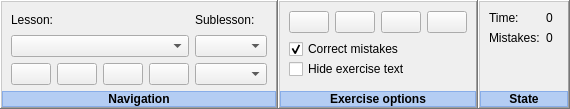
           <widget class="QFrame" name="masterControlFrame">
            <property name="sizePolicy">
             <sizepolicy hsizetype="Preferred" vsizetype="Preferred">
              <horstretch>0</horstretch>
              <verstretch>0</verstretch>
             </sizepolicy>
            </property>
            <property name="frameShape">
             <enum>QFrame::NoFrame</enum>
            </property>
            <property name="frameShadow">
             <enum>QFrame::Plain</enum>
            </property>
            <layout class="QHBoxLayout" name="horizontalLayout_9">
             <property name="spacing">
              <number>0</number>
             </property>
             <property name="leftMargin">
              <number>0</number>
             </property>
             <property name="topMargin">
              <number>0</number>
             </property>
             <property name="rightMargin">
              <number>0</number>
             </property>
             <property name="bottomMargin">
              <number>0</number>
             </property>
             <item>
              <widget class="QFrame" name="navigationFrame">
               <property name="sizePolicy">
                <sizepolicy hsizetype="Maximum" vsizetype="Preferred">
                 <horstretch>0</horstretch>
                 <verstretch>0</verstretch>
                </sizepolicy>
               </property>
               <property name="frameShape">
                <enum>QFrame::WinPanel</enum>
               </property>
               <property name="frameShadow">
                <enum>QFrame::Raised</enum>
               </property>
               <layout class="QGridLayout" name="gridLayout_5">
                <property name="leftMargin">
                 <number>0</number>
                </property>
                <property name="rightMargin">
                 <number>0</number>
                </property>
                <property name="bottomMargin">
                 <number>0</number>
                </property>
                <item row="8" column="0" alignment="Qt::AlignBottom">
                 <widget class="QLabel" name="navigationFrameTitle">
                  <property name="sizePolicy">
                   <sizepolicy hsizetype="Preferred" vsizetype="Fixed">
                    <horstretch>0</horstretch>
                    <verstretch>0</verstretch>
                   </sizepolicy>
                  </property>
                  <property name="font">
                   <font>
                    <weight>75</weight>
                    <bold>true</bold>
                   </font>
                  </property>
                  <property name="styleSheet">
                   <string notr="true">background-color: rgba(0, 100, 255, 0.25);</string>
                  </property>
                  <property name="frameShape">
                   <enum>QFrame::StyledPanel</enum>
                  </property>
                  <property name="frameShadow">
                   <enum>QFrame::Raised</enum>
                  </property>
                  <property name="text">
                   <string>Navigation</string>
                  </property>
                  <property name="alignment">
                   <set>Qt::AlignCenter</set>
                  </property>
                 </widget>
                </item>
                <item row="0" column="0">
                 <widget class="QFrame" name="navigationFrameContents">
                  <property name="sizePolicy">
                   <sizepolicy hsizetype="Preferred" vsizetype="Expanding">
                    <horstretch>0</horstretch>
                    <verstretch>0</verstretch>
                   </sizepolicy>
                  </property>
                  <property name="frameShape">
                   <enum>QFrame::NoFrame</enum>
                  </property>
                  <property name="frameShadow">
                   <enum>QFrame::Plain</enum>
                  </property>
                  <layout class="QGridLayout" name="gridLayout">
                   <property name="topMargin">
                    <number>0</number>
                   </property>
                   <property name="bottomMargin">
                    <number>0</number>
                   </property>
                   <item row="1" column="0">
                    <widget class="QComboBox" name="lessonSelectionList">
                     <property name="sizePolicy">
                      <sizepolicy hsizetype="Minimum" vsizetype="Fixed">
                       <horstretch>0</horstretch>
                       <verstretch>0</verstretch>
                      </sizepolicy>
                     </property>
                     <property name="focusPolicy">
                      <enum>Qt::NoFocus</enum>
                     </property>
                     <property name="sizeAdjustPolicy">
                      <enum>QComboBox::AdjustToContents</enum>
                     </property>
                    </widget>
                   </item>
                   <item row="1" column="1">
                    <widget class="QComboBox" name="sublessonSelectionList">
                     <property name="sizePolicy">
                      <sizepolicy hsizetype="Minimum" vsizetype="Fixed">
                       <horstretch>0</horstretch>
                       <verstretch>0</verstretch>
                      </sizepolicy>
                     </property>
                     <property name="focusPolicy">
                      <enum>Qt::NoFocus</enum>
                     </property>
                     <property name="sizeAdjustPolicy">
                      <enum>QComboBox::AdjustToContents</enum>
                     </property>
                    </widget>
                   </item>
                   <item row="13" column="1">
                    <widget class="QComboBox" name="levelSelectionList">
                     <property name="sizePolicy">
                      <sizepolicy hsizetype="Minimum" vsizetype="Fixed">
                       <horstretch>0</horstretch>
                       <verstretch>0</verstretch>
                      </sizepolicy>
                     </property>
                     <property name="focusPolicy">
                      <enum>Qt::NoFocus</enum>
                     </property>
                     <property name="sizeAdjustPolicy">
                      <enum>QComboBox::AdjustToContents</enum>
                     </property>
                    </widget>
                   </item>
                   <item row="13" column="0">
                    <widget class="QFrame" name="navButtonsFrame">
                     <property name="sizePolicy">
                      <sizepolicy hsizetype="Preferred" vsizetype="Fixed">
                       <horstretch>0</horstretch>
                       <verstretch>0</verstretch>
                      </sizepolicy>
                     </property>
                     <property name="frameShape">
                      <enum>QFrame::NoFrame</enum>
                     </property>
                     <property name="frameShadow">
                      <enum>QFrame::Plain</enum>
                     </property>
                     <layout class="QHBoxLayout" name="horizontalLayout_7">
                      <property name="spacing">
                       <number>6</number>
                      </property>
                      <property name="leftMargin">
                       <number>0</number>
                      </property>
                      <property name="topMargin">
                       <number>0</number>
                      </property>
                      <property name="rightMargin">
                       <number>0</number>
                      </property>
                      <property name="bottomMargin">
                       <number>0</number>
                      </property>
                      <item>
                       <widget class="QPushButton" name="repeatButton">
                        <property name="sizePolicy">
                         <sizepolicy hsizetype="Fixed" vsizetype="Fixed">
                          <horstretch>0</horstretch>
                          <verstretch>0</verstretch>
                         </sizepolicy>
                        </property>
                        <property name="focusPolicy">
                         <enum>Qt::NoFocus</enum>
                        </property>
                        <property name="toolTip">
                         <string>Repeat exercise</string>
                        </property>
                        <property name="whatsThis">
                         <string>Repeat exercise</string>
                        </property>
                        <property name="accessibleDescription">
                         <string/>
                        </property>
                        <property name="text">
                         <string/>
                        </property>
                        <property name="icon">
                         <iconset resource="../res.qrc">
                          <normaloff>:/res/images/repeat.png</normaloff>:/res/images/repeat.png</iconset>
                        </property>
                        <property name="iconSize">
                         <size>
                          <width>36</width>
                          <height>36</height>
                         </size>
                        </property>
                       </widget>
                      </item>
                      <item>
                       <widget class="QPushButton" name="closeCustomExButton">
                        <property name="sizePolicy">
                         <sizepolicy hsizetype="Fixed" vsizetype="Fixed">
                          <horstretch>0</horstretch>
                          <verstretch>0</verstretch>
                         </sizepolicy>
                        </property>
                        <property name="focusPolicy">
                         <enum>Qt::NoFocus</enum>
                        </property>
                        <property name="toolTip">
                         <string>Close loaded exercise</string>
                        </property>
                        <property name="text">
                         <string notr="true"/>
                        </property>
                        <property name="icon">
                         <iconset resource="../res.qrc">
                          <normaloff>:/res/images/closeCustom.png</normaloff>:/res/images/closeCustom.png</iconset>
                        </property>
                        <property name="iconSize">
                         <size>
                          <width>36</width>
                          <height>36</height>
                         </size>
                        </property>
                       </widget>
                      </item>
                      <item>
                       <widget class="QPushButton" name="previousButton">
                        <property name="sizePolicy">
                         <sizepolicy hsizetype="Preferred" vsizetype="Fixed">
                          <horstretch>0</horstretch>
                          <verstretch>0</verstretch>
                         </sizepolicy>
                        </property>
                        <property name="focusPolicy">
                         <enum>Qt::NoFocus</enum>
                        </property>
                        <property name="toolTip">
                         <string>Previous exercise</string>
                        </property>
                        <property name="text">
                         <string/>
                        </property>
                        <property name="icon">
                         <iconset resource="../res.qrc">
                          <normaloff>:/res/images/previous.png</normaloff>:/res/images/previous.png</iconset>
                        </property>
                        <property name="iconSize">
                         <size>
                          <width>36</width>
                          <height>36</height>
                         </size>
                        </property>
                       </widget>
                      </item>
                      <item>
                       <widget class="QPushButton" name="nextButton">
                        <property name="sizePolicy">
                         <sizepolicy hsizetype="Preferred" vsizetype="Fixed">
                          <horstretch>0</horstretch>
                          <verstretch>0</verstretch>
                         </sizepolicy>
                        </property>
                        <property name="focusPolicy">
                         <enum>Qt::NoFocus</enum>
                        </property>
                        <property name="toolTip">
                         <string>Next exercise</string>
                        </property>
                        <property name="text">
                         <string/>
                        </property>
                        <property name="icon">
                         <iconset resource="../res.qrc">
                          <normaloff>:/res/images/next.png</normaloff>:/res/images/next.png</iconset>
                        </property>
                        <property name="iconSize">
                         <size>
                          <width>36</width>
                          <height>36</height>
                         </size>
                        </property>
                       </widget>
                      </item>
                     </layout>
                    </widget>
                   </item>
                   <item row="0" column="0">
                    <widget class="QLabel" name="lessonLabel">
                     <property name="text">
                      <string>Lesson:</string>
                     </property>
                    </widget>
                   </item>
                   <item row="0" column="1">
                    <widget class="QLabel" name="sublessonLabel">
                     <property name="text">
                      <string>Sublesson:</string>
                     </property>
                    </widget>
                   </item>
                  </layout>
                 </widget>
                </item>
               </layout>
              </widget>
             </item>
             <item>
              <widget class="QFrame" name="exerciseOptionsFrame">
               <property name="sizePolicy">
                <sizepolicy hsizetype="Preferred" vsizetype="Preferred">
                 <horstretch>0</horstretch>
                 <verstretch>0</verstretch>
                </sizepolicy>
               </property>
               <property name="frameShape">
                <enum>QFrame::WinPanel</enum>
               </property>
               <property name="frameShadow">
                <enum>QFrame::Raised</enum>
               </property>
               <property name="lineWidth">
                <number>3</number>
               </property>
               <property name="midLineWidth">
                <number>3</number>
               </property>
               <layout class="QVBoxLayout" name="verticalLayout_6">
                <property name="leftMargin">
                 <number>0</number>
                </property>
                <property name="rightMargin">
                 <number>0</number>
                </property>
                <property name="bottomMargin">
                 <number>0</number>
                </property>
                <item>
                 <widget class="QFrame" name="exerciseOptionsFrameContents">
                  <property name="frameShape">
                   <enum>QFrame::NoFrame</enum>
                  </property>
                  <property name="frameShadow">
                   <enum>QFrame::Plain</enum>
                  </property>
                  <layout class="QVBoxLayout" name="verticalLayout_9">
                   <property name="topMargin">
                    <number>0</number>
                   </property>
                   <property name="bottomMargin">
                    <number>0</number>
                   </property>
                   <item>
                    <widget class="QFrame" name="exOptionsButtonsFrame">
                     <property name="sizePolicy">
                      <sizepolicy hsizetype="Fixed" vsizetype="Fixed">
                       <horstretch>0</horstretch>
                       <verstretch>0</verstretch>
                      </sizepolicy>
                     </property>
                     <property name="frameShape">
                      <enum>QFrame::NoFrame</enum>
                     </property>
                     <property name="frameShadow">
                      <enum>QFrame::Plain</enum>
                     </property>
                     <layout class="QHBoxLayout" name="horizontalLayout">
                      <property name="leftMargin">
                       <number>0</number>
                      </property>
                      <property name="topMargin">
                       <number>0</number>
                      </property>
                      <property name="rightMargin">
                       <number>0</number>
                      </property>
                      <property name="bottomMargin">
                       <number>0</number>
                      </property>
                      <item>
                       <widget class="QPushButton" name="statsButton">
                        <property name="sizePolicy">
                         <sizepolicy hsizetype="Fixed" vsizetype="Fixed">
                          <horstretch>0</horstretch>
                          <verstretch>0</verstretch>
                         </sizepolicy>
                        </property>
                        <property name="focusPolicy">
                         <enum>Qt::NoFocus</enum>
                        </property>
                        <property name="toolTip">
                         <string comment="exercise history">Exercise history</string>
                        </property>
                        <property name="text">
                         <string/>
                        </property>
                        <property name="icon">
                         <iconset resource="../res.qrc">
                          <normaloff>:/res/images/stats.png</normaloff>:/res/images/stats.png</iconset>
                        </property>
                        <property name="iconSize">
                         <size>
                          <width>32</width>
                          <height>32</height>
                         </size>
                        </property>
                       </widget>
                      </item>
                      <item>
                       <widget class="QPushButton" name="timedExerciseButton">
                        <property name="sizePolicy">
                         <sizepolicy hsizetype="Fixed" vsizetype="Fixed">
                          <horstretch>0</horstretch>
                          <verstretch>0</verstretch>
                         </sizepolicy>
                        </property>
                        <property name="focusPolicy">
                         <enum>Qt::NoFocus</enum>
                        </property>
                        <property name="toolTip">
                         <string>Timed exercise</string>
                        </property>
                        <property name="icon">
                         <iconset resource="../res.qrc">
                          <normaloff>:/res/images/clock.png</normaloff>:/res/images/clock.png</iconset>
                        </property>
                        <property name="iconSize">
                         <size>
                          <width>32</width>
                          <height>32</height>
                         </size>
                        </property>
                       </widget>
                      </item>
                      <item>
                       <widget class="QPushButton" name="errorWordsButton">
                        <property name="sizePolicy">
                         <sizepolicy hsizetype="Fixed" vsizetype="Fixed">
                          <horstretch>0</horstretch>
                          <verstretch>0</verstretch>
                         </sizepolicy>
                        </property>
                        <property name="focusPolicy">
                         <enum>Qt::NoFocus</enum>
                        </property>
                        <property name="toolTip">
                         <string>Generate text from error words</string>
                        </property>
                        <property name="text">
                         <string notr="true"/>
                        </property>
                        <property name="icon">
                         <iconset resource="../res.qrc">
                          <normaloff>:/res/images/errorWords.png</normaloff>:/res/images/errorWords.png</iconset>
                        </property>
                        <property name="iconSize">
                         <size>
                          <width>32</width>
                          <height>32</height>
                         </size>
                        </property>
                       </widget>
                      </item>
                      <item>
                       <widget class="QPushButton" name="reversedTextButton">
                        <property name="sizePolicy">
                         <sizepolicy hsizetype="Fixed" vsizetype="Fixed">
                          <horstretch>0</horstretch>
                          <verstretch>0</verstretch>
                         </sizepolicy>
                        </property>
                        <property name="focusPolicy">
                         <enum>Qt::NoFocus</enum>
                        </property>
                        <property name="toolTip">
                         <string comment="reverse text button">Reverse text</string>
                        </property>
                        <property name="text">
                         <string notr="true"/>
                        </property>
                        <property name="icon">
                         <iconset resource="../res.qrc">
                          <normaloff>:/res/images/reversedExercise.png</normaloff>:/res/images/reversedExercise.png</iconset>
                        </property>
                        <property name="iconSize">
                         <size>
                          <width>32</width>
                          <height>32</height>
                         </size>
                        </property>
                       </widget>
                      </item>
                     </layout>
                    </widget>
                   </item>
                   <item>
                    <widget class="QFrame" name="exerciseChecksFrame">
                     <property name="sizePolicy">
                      <sizepolicy hsizetype="Preferred" vsizetype="Fixed">
                       <horstretch>0</horstretch>
                       <verstretch>0</verstretch>
                      </sizepolicy>
                     </property>
                     <property name="frameShape">
                      <enum>QFrame::NoFrame</enum>
                     </property>
                     <property name="frameShadow">
                      <enum>QFrame::Plain</enum>
                     </property>
                     <layout class="QVBoxLayout" name="verticalLayout_2">
                      <property name="spacing">
                       <number>0</number>
                      </property>
                      <property name="leftMargin">
                       <number>0</number>
                      </property>
                      <property name="topMargin">
                       <number>0</number>
                      </property>
                      <property name="rightMargin">
                       <number>0</number>
                      </property>
                      <property name="bottomMargin">
                       <number>0</number>
                      </property>
                      <item>
                       <widget class="QCheckBox" name="correctMistakesCheckBox">
                        <property name="focusPolicy">
                         <enum>Qt::NoFocus</enum>
                        </property>
                        <property name="text">
                         <string comment="correct mistakes" extracomment="Whether to correct mistakes while typing">Correct mistakes</string>
                        </property>
                        <property name="checked">
                         <bool>true</bool>
                        </property>
                       </widget>
                      </item>
                      <item>
                       <widget class="QCheckBox" name="hideTextCheckBox">
                        <property name="focusPolicy">
                         <enum>Qt::NoFocus</enum>
                        </property>
                        <property name="text">
                         <string comment="hide text">Hide exercise text</string>
                        </property>
                       </widget>
                      </item>
                     </layout>
                    </widget>
                   </item>
                  </layout>
                 </widget>
                </item>
                <item alignment="Qt::AlignBottom">
                 <widget class="QLabel" name="exerciseOptionsFrameTitle">
                  <property name="sizePolicy">
                   <sizepolicy hsizetype="Preferred" vsizetype="Fixed">
                    <horstretch>0</horstretch>
                    <verstretch>0</verstretch>
                   </sizepolicy>
                  </property>
                  <property name="font">
                   <font>
                    <weight>75</weight>
                    <bold>true</bold>
                   </font>
                  </property>
                  <property name="styleSheet">
                   <string notr="true">background-color: rgba(0, 100, 255, 0.25);</string>
                  </property>
                  <property name="frameShape">
                   <enum>QFrame::StyledPanel</enum>
                  </property>
                  <property name="frameShadow">
                   <enum>QFrame::Raised</enum>
                  </property>
                  <property name="text">
                   <string>Exercise options</string>
                  </property>
                  <property name="alignment">
                   <set>Qt::AlignCenter</set>
                  </property>
                 </widget>
                </item>
               </layout>
              </widget>
             </item>
             <item>
              <widget class="QFrame" name="stateFrame">
               <property name="sizePolicy">
                <sizepolicy hsizetype="Maximum" vsizetype="Preferred">
                 <horstretch>0</horstretch>
                 <verstretch>0</verstretch>
                </sizepolicy>
               </property>
               <property name="frameShape">
                <enum>QFrame::WinPanel</enum>
               </property>
               <property name="frameShadow">
                <enum>QFrame::Raised</enum>
               </property>
               <property name="lineWidth">
                <number>3</number>
               </property>
               <property name="midLineWidth">
                <number>3</number>
               </property>
               <layout class="QGridLayout" name="gridLayout_3">
                <property name="leftMargin">
                 <number>0</number>
                </property>
                <property name="rightMargin">
                 <number>0</number>
                </property>
                <property name="bottomMargin">
                 <number>0</number>
                </property>
                <item row="4" column="0" colspan="2">
                 <widget class="QLabel" name="stateFrameTitle">
                  <property name="sizePolicy">
                   <sizepolicy hsizetype="Preferred" vsizetype="Fixed">
                    <horstretch>0</horstretch>
                    <verstretch>0</verstretch>
                   </sizepolicy>
                  </property>
                  <property name="font">
                   <font>
                    <weight>75</weight>
                    <bold>true</bold>
                   </font>
                  </property>
                  <property name="styleSheet">
                   <string notr="true">background-color: rgba(0, 100, 255, 0.25);</string>
                  </property>
                  <property name="frameShape">
                   <enum>QFrame::StyledPanel</enum>
                  </property>
                  <property name="frameShadow">
                   <enum>QFrame::Raised</enum>
                  </property>
                  <property name="text">
                   <string extracomment="Current status">State</string>
                  </property>
                  <property name="alignment">
                   <set>Qt::AlignCenter</set>
                  </property>
                 </widget>
                </item>
                <item row="3" column="0">
                 <widget class="QFrame" name="stateFrameContents">
                  <property name="frameShape">
                   <enum>QFrame::NoFrame</enum>
                  </property>
                  <property name="frameShadow">
                   <enum>QFrame::Plain</enum>
                  </property>
                  <layout class="QGridLayout" name="gridLayout_4">
                   <property name="topMargin">
                    <number>0</number>
                   </property>
                   <property name="bottomMargin">
                    <number>0</number>
                   </property>
                   <item row="1" column="0">
                    <widget class="QLabel" name="currentMistakesLabel">
                     <property name="sizePolicy">
                      <sizepolicy hsizetype="Preferred" vsizetype="Fixed">
                       <horstretch>0</horstretch>
                       <verstretch>0</verstretch>
                      </sizepolicy>
                     </property>
                     <property name="text">
                      <string>Mistakes:</string>
                     </property>
                    </widget>
                   </item>
                   <item row="1" column="1">
                    <widget class="QLabel" name="currentMistakesNumber">
                     <property name="sizePolicy">
                      <sizepolicy hsizetype="Preferred" vsizetype="Fixed">
                       <horstretch>0</horstretch>
                       <verstretch>0</verstretch>
                      </sizepolicy>
                     </property>
                     <property name="text">
                      <string notr="true">0</string>
                     </property>
                    </widget>
                   </item>
                   <item row="0" column="1">
                    <widget class="QLabel" name="currentTimeNumber">
                     <property name="sizePolicy">
                      <sizepolicy hsizetype="Preferred" vsizetype="Fixed">
                       <horstretch>0</horstretch>
                       <verstretch>0</verstretch>
                      </sizepolicy>
                     </property>
                     <property name="text">
                      <string notr="true">0</string>
                     </property>
                    </widget>
                   </item>
                   <item row="0" column="0">
                    <widget class="QLabel" name="currentTimeLabel">
                     <property name="sizePolicy">
                      <sizepolicy hsizetype="Preferred" vsizetype="Fixed">
                       <horstretch>0</horstretch>
                       <verstretch>0</verstretch>
                      </sizepolicy>
                     </property>
                     <property name="text">
                      <string>Time:</string>
                     </property>
                    </widget>
                   </item>
                   <item row="2" column="0">
                    <spacer name="verticalSpacer">
                     <property name="orientation">
                      <enum>Qt::Vertical</enum>
                     </property>
                     <property name="sizeHint" stdset="0">
                      <size>
                       <width>20</width>
                       <height>40</height>
                      </size>
                     </property>
                    </spacer>
                   </item>
                  </layout>
                 </widget>
                </item>
               </layout>
              </widget>
             </item>
            </layout>
           </widget>
